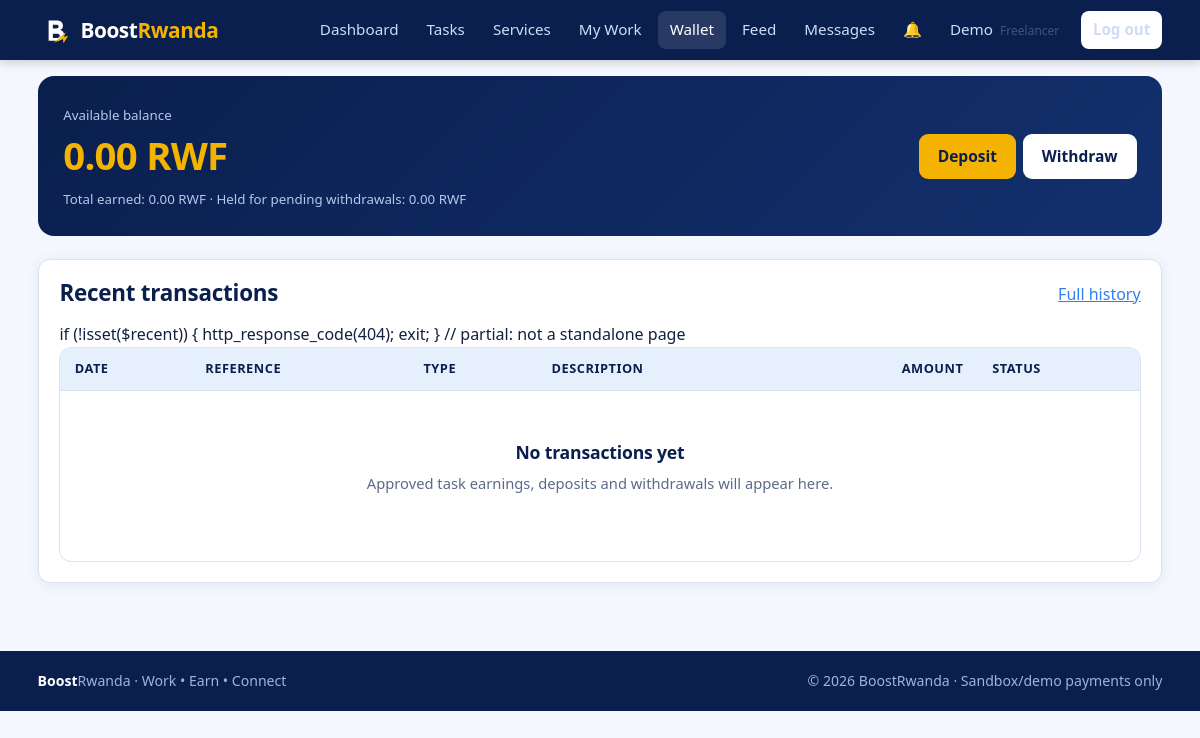
Page /wallet/index.php (signed in) on the committed database.
### tables this page shows
CREATE TABLE users (
  id            INT UNSIGNED AUTO_INCREMENT PRIMARY KEY,
  member_id     VARCHAR(12)  NULL UNIQUE,                  
  full_name     VARCHAR(100) NOT NULL,
  student_id    VARCHAR(30)  NULL,                          
  email         VARCHAR(150) NOT NULL UNIQUE,
  phone         VARCHAR(20)  NOT NULL,
  password_hash VARCHAR(255) NOT NULL,                      
  role          ENUM('member','freelancer','advertiser','admin','school') NOT NULL DEFAULT 'member',
  status        ENUM('active','suspended') NOT NULL DEFAULT 'active',
  created_at    TIMESTAMP NOT NULL DEFAULT CURRENT_TIMESTAMP,
  last_login    DATETIME NULL,
  INDEX idx_users_role (role),
  INDEX idx_users_status (status),
  INDEX idx_users_student (student_id)
);

CREATE TABLE wallets (
  id         INT UNSIGNED AUTO_INCREMENT PRIMARY KEY,
  user_id    INT UNSIGNED NOT NULL UNIQUE,
  balance    DECIMAL(14,2) NOT NULL DEFAULT 0.00,
  updated_at TIMESTAMP NOT NULL DEFAULT CURRENT_TIMESTAMP ON UPDATE CURRENT_TIMESTAMP,
  FOREIGN KEY (user_id) REFERENCES users(id) ON DELETE CASCADE,
  CONSTRAINT chk_balance_nonneg CHECK (balance >= 0)
);

### config/database.php (called while the page is built, shortened)
<?php
function db(): PDO
{
    static $pdo = null;
    if ($pdo === null) {
        $c = app_config()['db'];
        $dsn = "mysql:host={$c['host']};dbname={$c['name']};charset={$c['charset']}";
        try {
            $pdo = new PDO($dsn, $c['user'], $c['pass'], [
                PDO::ATTR_ERRMODE            => PDO::ERRMODE_EXCEPTION,
                PDO::ATTR_DEFAULT_FETCH_MODE => PDO::FETCH_ASSOC,
                PDO::ATTR_EMULATE_PREPARES   => false,
            ]);
        } catch (PDOException $e) {
            error_log('DB connection failed: ' . $e->getMessage());
            http_response_code(500);
            exit('Database connection failed. Check config/config.php and that MySQL is running.');
        }
    }
    return $pdo;
}
function q(string $sql, array $params = []): PDOStatement
{
    $st = db()->prepare($sql);
    $st->execute($params);
    return $st;
}
function fetch_one(string $sql, array $params = []): ?array { $r = q($sql, $params)->fetch(); return $r ?: null; }
function fetch_val(string $sql, array $params = []) { $r = q($sql, $params)->fetchColumn(); return $r === false ? null : $r; }

### includes/auth.php (called while the page is built, shortened)
<?php
function current_user(): ?array
{
    static $user = false;
    if ($user === false) {
        $user = null;
        if (!empty($_SESSION['user_id'])) {
            $u = fetch_one('SELECT id, member_id, full_name, email, phone, role, status FROM users WHERE id=?', [$_SESSION['user_id']]);
            if ($u && $u['status'] === 'active') { $user = $u; } else { unset($_SESSION['user_id']); }
        }
    }
    return $user;
}
function role_home(string $role): string
{
    return ['admin' => 'admin/dashboard.php', 'school' => 'school/dashboard.php',
            'advertiser' => 'advertiser/dashboard.php'][$role] ?? 'user/dashboard.php';
}
function require_login(): array
{
    $u = current_user();
    return $u;
}
function require_role(array $roles): array
{
    $u = require_login();
    return $u;
}

### config/config.php (called while the page is built)
<?php
return [
    'app_name'  => 'BoostRwanda',
    'base_url'  => '/BoostRwanda',
    'currency'  => 'RWF',
    'debug'     => false,
    'db' => [
        'host'    => '127.0.0.1',
        'name'    => 'boostrwanda_db',
        'user'    => 'root',
        'pass'    => '',
        'charset' => 'utf8mb4',
    ],
    'upload_max_bytes' => 2 * 1024 * 1024,
    'upload_allowed'   => [
        'jpg' => 'image/jpeg', 'jpeg' => 'image/jpeg',
        'png' => 'image/png',  'pdf'  => 'application/pdf',
    ],
    'max_login_attempts' => 5,
    'lockout_minutes'    => 15,
    'session_idle_secs'  => 7200,
    'payment' => [
        'mode'           => 'sandbox',
        'webhook_secret' => 'change-me-sandbox-secret',
    ],
];

### includes/bootstrap.php (called while the page is built, shortened)
<?php
function app_config(): array
{
    static $cfg = null;
    if ($cfg === null) { $cfg = require ROOT_PATH . '/config/config.php'; }
    return $cfg;
}
require_once ROOT_PATH . '/config/database.php';
require_once ROOT_PATH . '/includes/functions.php';
require_once ROOT_PATH . '/includes/auth.php';
require_once ROOT_PATH . '/includes/wallet_lib.php';

### includes/functions.php (called while the page is built, shortened)
<?php
function e($v): string { return htmlspecialchars((string)$v, ENT_QUOTES | ENT_SUBSTITUTE, 'UTF-8'); }
function url(string $path = ''): string { return rtrim(app_config()['base_url'], '/') . '/' . ltrim($path, '/'); }
function money($n): string { return number_format((float)$n, 2) . ' ' . app_config()['currency']; }

### includes/wallet_lib.php (called while the page is built, shortened)
<?php
function wallet_of(int $userId): array
{
    return fetch_one('SELECT * FROM wallets WHERE user_id=?', [$userId]) ?? ['id' => 0, 'balance' => '0.00'];
}

### wallet/index.php (the view, shortened to what this page needs)
<?php
require_once __DIR__ . '/../includes/bootstrap.php';
$user = require_role(['member', 'freelancer']);
$uid = (int)$user['id'];
$w = wallet_of($uid);
$held = fetch_val("SELECT COALESCE(SUM(amount),0) FROM withdrawal_requests WHERE user_id=? AND status='pending'", [$uid]);
$earned = fetch_val("SELECT COALESCE(SUM(amount),0) FROM transactions WHERE user_id=? AND type='earning' AND status='completed'", [$uid]);
$recent = fetch_all('SELECT * FROM transactions WHERE user_id=? ORDER BY id DESC LIMIT 6', [$uid]);
include __DIR__ . '/../includes/header.php';
?>
<div class="container">
  <div class="wallet-hero">
    <div><small>Available balance</small><div class="bal"><?= e(money($w['balance'])) ?></div>
      <small>Total earned: <?= e(money($earned)) ?> &middot; Held for pending withdrawals: <?= e(money($held)) ?></small></div>
    <div class="actions"><a class="btn btn-gold" href="<?= e(url('wallet/deposit.php')) ?>">Deposit</a><a class="btn btn-light" href="<?= e(url('wallet/withdraw.php')) ?>">Withdraw</a></div>
  </div>
  <div class="card">
    <div class="card-head"><h2>Recent transactions</h2><a href="<?= e(url('wallet/transactions.php')) ?>">Full history</a></div>
    <?php include __DIR__ . '/_tx_table.php'; ?>
  </div>
</div>
<?php include __DIR__ . '/../includes/footer.php'; ?>

### includes/navbar.php (shortened to what this page needs)
<?php
$__links = [];
if ($__u) {
    switch ($__u['role']) {
        default:
            $__links = ['user/dashboard.php' => 'Dashboard', 'tasks/index.php' => 'Tasks', 'services/index.php' => 'Services',
                        'tasks/submissions.php' => 'My Work', 'wallet/index.php' => 'Wallet',
                        'social/index.php' => 'Feed', 'messages/index.php' => 'Messages'];
    }
}
$__here = ltrim(str_replace(rtrim(app_config()['base_url'], '/'), '', parse_url($_SERVER['REQUEST_URI'], PHP_URL_PATH)), '/');
$__active = array_key_exists($__here, $__links) ? $__here : null;
?>
<header class="topbar">
  <div class="container topbar-inner">
    <a class="brand" href="<?= e(url($__u ? role_home($__u['role']) : '')) ?>">
      <img src="<?= e(url('assets/images/logo.svg')) ?>" alt="" width="34" height="34">
      <span>Boost<b>Rwanda</b></span>
    </a>
    <nav id="nav" class="nav">
      <?php foreach ($__links as $path => $label): ?>
        <a class="<?= $path === $__active ? 'active' : '' ?>" href="<?= e(url($path)) ?>"><?= e($label) ?></a>
      <?php endforeach; ?>
      <?php if ($__u): ?>
        <a class="bell" href="<?= e(url('user/notifications.php')) ?>" title="Notifications">&#128276;<span id="notif-count" class="count" <?= ($n = unread_notifications((int)$__u['id'])) ? '' : 'hidden' ?>><?= (int)$n ?></span></a>
        <a href="<?= e(url('user/profile.php')) ?>" class="nav-user"><?= e(explode(' ', $__u['full_name'])[0]) ?> <small><?= e($__u['role']) ?></small></a>
        <a class="btn btn-light btn-sm" href="<?= e(url('auth/logout.php')) ?>">Log out</a>
      <?php else: ?>
        <a href="<?= e(url('auth/login.php')) ?>">Log in</a>
        <a class="btn btn-gold btn-sm" href="<?= e(url('auth/register.php')) ?>">Join free</a>
      <?php endif; ?>
    </nav>
  </div>
</header>

### assets/css/style.css (style rules this page uses)
:root { --navy:#0a1f4d; --navy-2:#13306e; --blue:#2f80ed; --sky:#e6f0fc; --sky-2:#cfe2fa; --gold:#f5b301; --ink:#122042; --muted:#5b6a8a; --line:#d9e3f3; --bg:#f4f8fe; --white:#fff; --ok:#1a9d5c; --warn:#d98a00; --bad:#d6393b; --radius:12px; --shadow:0 2px 14px rgba(10,31,77,.08); font-family:"Segoe UI",system-ui,-apple-system,Roboto,Arial,sans-serif; }
* { box-sizing:border-box }
html { scroll-behavior:smooth }
body { margin:0;background:var(--bg);color:var(--ink);line-height:1.55;font-size:16px }
h1,h2,h3 { line-height:1.2;color:var(--navy);margin:0 0 .5em;letter-spacing:-.01em }
h2 { font-size:1.4rem }
a { color:var(--blue) }
img { max-width:100% }
small,.muted { color:var(--muted) }
.container { width:100%;max-width:1160px;margin:0 auto;padding:0 1.1rem }
.topbar { background:var(--navy);color:#fff;position:sticky;top:0;z-index:50;box-shadow:0 2px 10px rgba(0,0,0,.2) }
.topbar-inner { display:flex;align-items:center;justify-content:space-between;gap:1rem;min-height:60px }
.brand { display:flex;align-items:center;gap:.55rem;color:#fff;text-decoration:none;font-size:1.3rem;font-weight:700;letter-spacing:-.02em }
.brand b { color:var(--gold) }
.nav { display:flex;align-items:center;gap:.25rem;flex-wrap:wrap }
.nav>a { color:#cfdcf5;text-decoration:none;padding:.45rem .75rem;border-radius:8px;font-size:.95rem }
.nav>a:hover,.nav>a.active { background:rgba(255,255,255,.12);color:#fff }
.nav .btn { margin-left:.35rem }
.nav-user small { opacity:.7;font-size:.75rem;margin-left:.2rem;text-transform:capitalize }
.bell { position:relative }
.btn { display:inline-block;border:0;border-radius:9px;padding:.65rem 1.2rem;font-size:.97rem;font-weight:600;cursor:pointer;text-decoration:none;font-family:inherit;transition:transform .08s,filter .15s }
.btn-gold { background:var(--gold);color:var(--navy) }
.btn-light { background:#fff;color:var(--navy) }
.btn-sm { padding:.35rem .8rem;font-size:.85rem }
.card { background:#fff;border:1px solid var(--line);border-radius:var(--radius);padding:1.3rem;box-shadow:var(--shadow);margin-bottom:1.2rem }
.card-head { display:flex;justify-content:space-between;align-items:center;gap:1rem;margin-bottom:.9rem;flex-wrap:wrap }
.card-head h2,.card-head h3 { margin:0 }

### assets/css/dashboard.css (style rules this page uses)
.actions { display:flex;gap:.4rem;flex-wrap:wrap;align-items:center }
.wallet-hero { background:linear-gradient(135deg,var(--navy),var(--navy-2));color:#fff;border-radius:16px;padding:1.6rem;display:flex;justify-content:space-between;align-items:center;gap:1rem;flex-wrap:wrap;margin:1rem 0 1.4rem }
.wallet-hero .bal { font-size:2.4rem;font-weight:800;color:var(--gold);letter-spacing:-.02em }
.wallet-hero small { color:#b7c8ea }

### rows in the picture
users: full_name "Demo", role "Freelancer"
wallets: balance "0.00 RWF"

### other values in the picture
$label "Dashboard"
$label "Tasks"
$label "Services"
$label "My Work"
$label "Wallet"
$label "Feed"
$label "Messages"
money($earned) "0.00 RWF"
money($held) "0.00 RWF"
